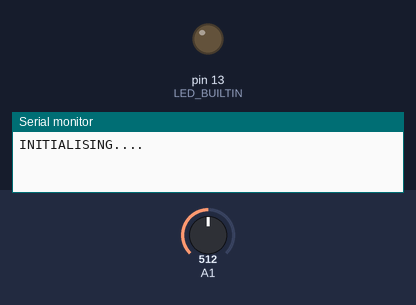
Recording of a sketch running on a simulated Arduino Mega 2560, built with avr-gcc and run on an emulated ATmega2560. On the bench: output pins drawn as LEDs (lit = HIGH), the last lines printed to the serial monitor. Dashed ring = blinking. The test bench sets the inputs (shaded band); at power-on: A1 = 512.

Above: at 0.5 s.
At 2.2 s:
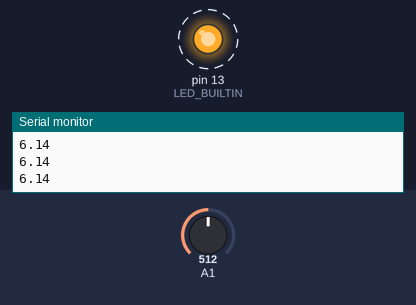
Timing chart, 0 to 3.0 s (numbered marks = the images above):
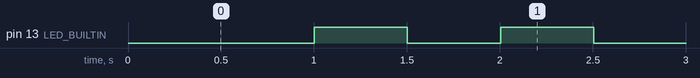

Measured:
- by itself, pin 13 (LED_BUILTIN): alternates HIGH for 0.50 s and LOW for 0.50 s

The sketch:

Mecheng706_IR_sensor_test.ino
```cpp
/* To control the Rover, copy and paste the code below into the Arduino
 software. Ensure the motors are connected to the correct pins. The
 code does not factor in encoders at this time*/

#include <Servo.h>
#include "main.h"

STATE initialising();
STATE running();
STATE stopped();
//float read_sharp_IR_sensor(SHARP, int);

//Servo servo_test(4);  // create servo object to control a servo

void setup(void)
{
  pinMode(LED_BUILTIN, OUTPUT);
  Serial.begin(9600);  //Open serial comms to bluetooth module
  Serial1.begin(115200);  //Open serial comms to bluetooth module
}

void loop(void) //main loop
{
  static STATE machine_state = INITIALISING;
  //Finite-state machine Code
  switch (machine_state) {
    case INITIALISING:
      machine_state = initialising();
      break;
    case RUNNING:
      machine_state =  running();
      break;
    case STOPPED:
      machine_state =  stopped();
      break;
  };

}


STATE initialising() {
  //Do some initialising
  Serial.println("INITIALISING....");
  Serial1.println("INITIALISING....");
  delay(1000); //One second delay to see the serial string "INITIALISING...."
  return RUNNING;
}

STATE running() {
  int level_bar = 0;
  static unsigned long previous_millis;
  static unsigned long sprevious_millis;
  static float avg;
  static int stotal;

  int i;
  static int avgcount;
  if (millis() - sprevious_millis > 10) {
    sprevious_millis = millis();
  avgcount++;
  if (avgcount > 30) {
    avgcount = 0;
    avg = stotal / 30.0;
    stotal= 0;
  }
  else
    stotal +=  read_sharp_IR_sensor(SHARP_DX, A1);
  }

  if (millis() - previous_millis > 500) {
    previous_millis = millis();

    //int raw = analogRead(A1);
    //Serial.print("s1:");
    Serial.println(read_sharp_IR_sensor(SHARP_DX, A1));
    //Serial.print("  s2:");
    //Serial.println(read_sharp_IR_sensor(SHARP_DX, A2));
    //Serial.print("s3:");
    //Serial.println(read_sharp_IR_sensor(SHARP_Ya, A3));
    //Serial.print("  s4:");
    //Serial.println(read_sharp_IR_sensor(SHARP_Ya, A4));
    //Serial.print("\n");


    //2D120X 40mm - 300mm http://www.phidgets.com/products.php?product_id=3520
    //Distance = 2076.0 / (raw - 11) + 2;
    //
    //2Y0A21 100mm - 800mm http://www.phidgets.com/products.php?product_id=3521
    //Distance = 4800.0 / (raw - 20);
    //
    //2Y0A02 200mm - 1500mm http://www.phidgets.com/products.php?product_id=3522
    //Distance = 9462 / (raw - 16.92);
    //

    /*Serial1.print("\r[");
    for (i = 0; i < 10; i++) {
      if (level_bar > i)
        Serial1.print("#");
      else
        Serial1.print("-");
    }
    //Serial.print(char(219));

    Serial1.print("]");
    Serial1.print(puntualDistance, 1);*/
    digitalWrite(LED_BUILTIN, !digitalRead(LED_BUILTIN));
    level_bar++;
    if (level_bar > 10)
      level_bar = 0;
  }
  return RUNNING;
}

STATE stopped() {

}

float read_sharp_IR_sensor(SHARP which_one, int which_analog_pin) {
  float temp_dis;
  switch (which_one) {
    case SHARP_DX:
      //2D120X 4cm - 30cm http://www.phidgets.com/products.php?product_id=3520
      temp_dis = 2076.0 / (analogRead(which_analog_pin) - 11) + 2;
      if (temp_dis < 0.0)
        return 30.1;
      if (temp_dis >= 0.0 && temp_dis <= 4.0)
        return 3.9;
      if (temp_dis > 30.0)
        return 30.1;
      return temp_dis;
      break;
    case SHARP_Ya:
      //2Y0A21 10cm - 80cm http://www.phidgets.com/products.php?product_id=3521
      temp_dis =  4800.0 / (analogRead(which_analog_pin) - 20);
      if (temp_dis < 0.0)
        return 80.1;
      if (temp_dis >= 0.0 && temp_dis <= 10.0)
        return 9.9;
      if (temp_dis > 80.0)
        return 80.1;
      return temp_dis;
      break;
    case SHARP_YA:
      //2Y0A02 20cm - 150cm http://www.phidgets.com/products.php?product_id=3522
      temp_dis =  9462.0 / (analogRead(which_analog_pin) - 16.92);
      if (temp_dis < 0.0)
        return 150.1;
      if (temp_dis >= 0.0 && temp_dis <= 20.0)
        return 19.9;
      if (temp_dis > 150.0)
        return 150.1;
      return temp_dis;
      break;
  }
}
```

main.h
```cpp
enum STATE {
  INITIALISING,
  RUNNING,
  STOPPED
};

typedef enum {
  SHARP_DX, //2D120X
  SHARP_Ya, //2Y0A21
  SHARP_YA //2Y0A02
} SHARP;
```
